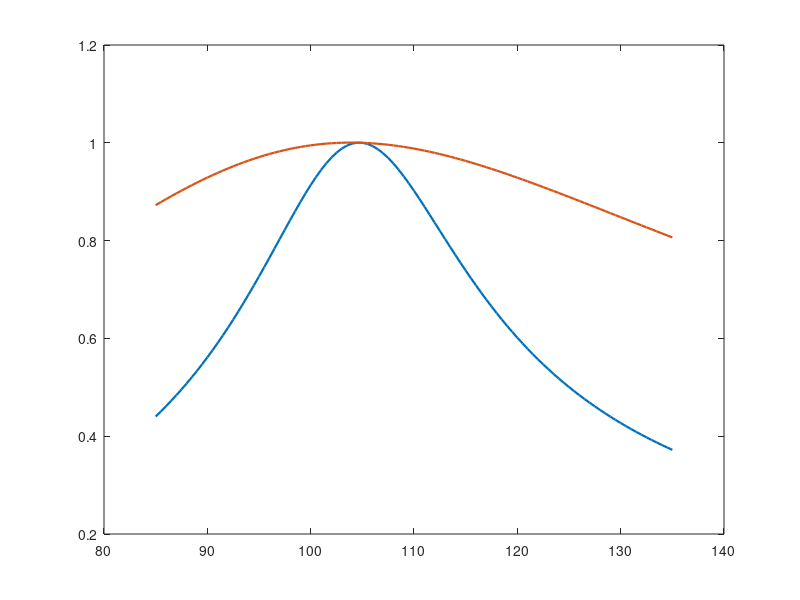

The MATLAB script that drew this image: (Note: this script raises an error after producing the figure.)
% LLC 谐振腔 60V 改腔设计对比
% 现腔: Z0=181.5, Lr=275uH, Cr=8.35nF, Lm=2mH, fr=105k, λ=0.135
% 改腔: Z0=52.2, Lr=79uH,  Cr=29nF,  Lm=2mH, fr=105k, λ=0.040
clear; clc;
fr = 105000; Vin = 60; R2Q = @(Z,R) Z/(0.8106*R);
M = @(lam,Q,fn) 1./sqrt((1+lam-lam./fn.^2).^2 + Q.^2.*(fn-1./fn).^2);

% ---- 现腔 vs 改腔: 46Ω 跨全的增益曲线 ----
Z0a=181.5; lam_a=0.135;         % 现腔
Z0b=52.2;  lam_b=0.040;         % 改腔 (Lr=Z0b/(2pi fr)=79uH, Cr=1/(Z0b 2pi fr)=29nF)
Qa = R2Q(Z0a,46); Qb = R2Q(Z0b,46);
fs=(85:0.5:135)*1e3; fn=fs/fr;
fprintf('46Ω跨全: 现腔Q=%.2f 改腔Q=%.2f\n',Qa,Qb);
figure('Position',[60 60 880 500]);
plot(fs/1e3, M(lam_a,Qa,fn),'LineWidth',1.6); hold on;
plot(fs/1e3, M(lam_b,Qb,fn),'LineWidth',1.6);
xline(105,'--','fr=105k'); yline(1,'k:','M=1');
xlabel('fs [kHz]'); ylabel('M'); grid on; ylim([0 1.15]);
legend({'现腔 Z0=181 (Q=4.87)','改腔 Z0=52  (Q=1.40)'},'Location','best');
title('46Ω 跨全负载: 改腔前后增益曲线（无损理想）');
saveas(gcf,'llc_rescale_46ohm.png');

% ---- 改腔后 (Z0=52.2) 负载功率阶梯 @60V, M=1 ----
fprintf('\n===== 改腔 Z0=52.2Ω, 60V, 谐振点 M=1 的功率阶梯 =====\n');
loads = {46,'跨全 46 (18+18+8+2)',0; 36,'跨全 36 (18+18)',0; ...
         28,'跨全 28 (18+8+2)',0; 26,'跨全 26 (18+8)',0; 18,'跨全 18',0; ...
         28,'每路 28 (18+8+2)',1; 18,'每路 18',1; 8,'每路 8',1};
fprintf('%-22s %6s %6s %9s %9s\n','负载','R','Q','P@M=1','Vrail@M=1');
for i=1:size(loads,1)
  R=loads{i,1}; per=loads{i,3};
  if per
    Rac=0.8106*4*R; P=2*R*(Vin/2*1)^2/R^2; Vrail=Vin/2*1;
  else
    Rac=0.8106*R;    P=R*1^2/R^2; P=Vin^2*1^2/R; Vrail=NaN;
  end
  Q=Z0b/Rac;
  if per, vrs=sprintf('%d',round(Vrail)); else, vrs='-'; end
  fprintf('%-22s %6.0f %6.2f %9.0f %9s\n',loads{i,2},R,Q,P,vrs);
end

% ---- 改腔后增益曲线随负载（看频率可调范围） ----
fprintf('\n===== 改腔 Z0=52.2: 各频率增益（跨全） =====\n');
fprintf('%12s','R(跨全)');
fk=[95 100 105 110 115 120 125 130];
for f=fk
  fprintf('%8.0fk',f);
end
fprintf('\n');
for R=[46 36 28 18]
  Q=R2Q(Z0b,R);
  fprintf('%-12s',sprintf('%dΩ (Q=%.1f)',R,Q));
  for f=fk
    fprintf('%8.3f',M(lam_b,Q,f*1e3/fr));
  end
  fprintf('\n');
end
